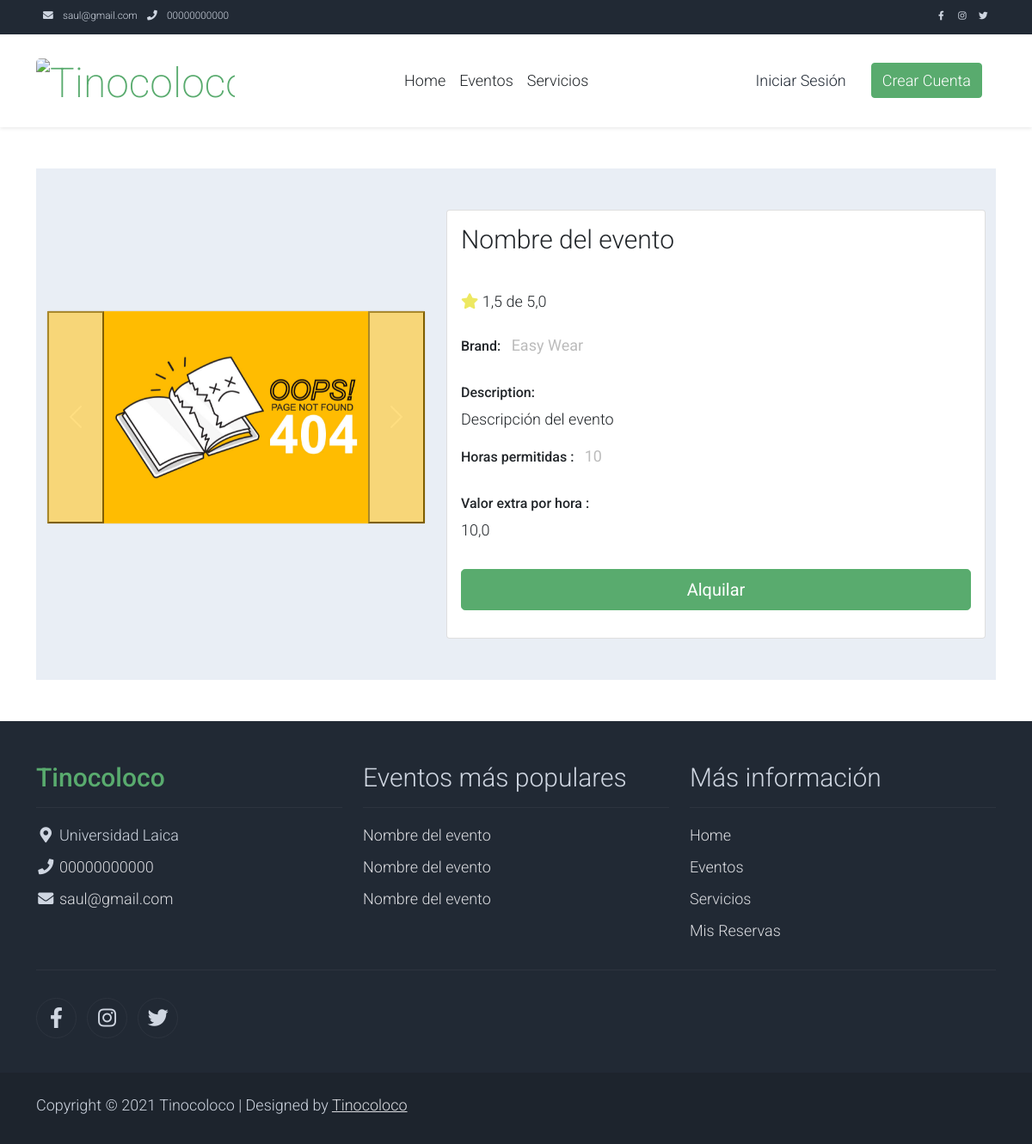
/eventos/1/, run on the app's committed database.
### negocio/models.py (models this page shows, shortened)
class ConfiguracionNegocio(models.Model):
    class Meta:
        verbose_name = "Configuración del Negocio"
        verbose_name_plural = "Configuraciones del Negocio"
    nombre = models.CharField(max_length=100, verbose_name="Nombre")
    logo = CloudinaryField("Logo", blank=True, null=True)
    direccion = models.CharField(max_length=200, verbose_name="Dirección")
    correo = models.EmailField(verbose_name="Correo Electrónico")
    telefono = models.CharField(max_length=15, verbose_name="Teléfono")
    pagina_web = models.URLField(blank=True, null=True, verbose_name="Página Web")
    red_social_facebook = models.URLField(
        blank=True, null=True, verbose_name="Red Social Facebook"
    )
    red_social_x = models.URLField(blank=True, null=True, verbose_name="Red Social X")
    red_social_instagram = models.URLField(
        blank=True, null=True, verbose_name="Red Social Instagram"
    )
    nombre_banco = models.CharField(max_length=50, verbose_name="Nombre del Banco")
    tipo_cuenta = models.CharField(max_length=20, verbose_name="Tipo de Cuenta")
    numero_cuenta = models.CharField(max_length=20, verbose_name="Número de Cuenta")
    objects = ConfiguracionNegocioManager()

### eventos/models/foto_evento.py (models this page shows, shortened)
class FotoEvento(models.Model):
    class Meta:
        verbose_name = "Foto del Evento"
        verbose_name_plural = "Fotos de los Eventos"
        ordering = ["fecha_publicacion"]
    evento = models.ForeignKey(
        Evento, on_delete=models.CASCADE, related_name="fotos", verbose_name="Evento"
    )
    foto = CloudinaryField("Foto", blank=True, null=True)
    descripcion = models.TextField(blank=True, null=True, verbose_name="Descripción")
    fecha_publicacion = models.DateTimeField(
        auto_now_add=True, verbose_name="Fecha de Publicación"
    )
    numero_likes = models.IntegerField(default=0, verbose_name="Número de Likes")

### eventos/models/evento.py (models this page shows)
class Evento(models.Model):
    class Meta:
        verbose_name = 'Evento'
        verbose_name_plural = 'Eventos'
    nombre = models.CharField(max_length=100, default='Nombre del evento', verbose_name='Nombre')
    descripcion = models.CharField(max_length=500, default='Descripción del evento', verbose_name='Descripción')
    valor_referencial = models.FloatField(default=0.0, verbose_name='Valor Referencial')
    numero_horas_permitidas = models.IntegerField(default=0, verbose_name='Número de Horas Permitidas')
    valor_extra_hora = models.FloatField(default=0.0, verbose_name='Valor Extra por Hora')
    tipo_evento = models.ForeignKey(TipoEvento, on_delete=models.CASCADE, verbose_name='Tipo de Evento')
    def __str__(self) -> str:
        return f"{self.nombre}"

### eventos/views.py (the view)
# urls.py: path("<int:id>/", views.evento_detalle, name="evento_detalle"),
def evento_detalle(request, id):
    evento = Evento.objects.filter(id=id).first()
    if not evento:
        return HttpResponseNotFound("Evento no encontrado")
    fotos = evento.fotos.all()
    calificaciones = evento.calificacion_evento.all()
    promedio_calificaciones = 0
    if calificaciones:
        promedio_calificaciones = sum(
            [calificacion.calificacion for calificacion in calificaciones]
        ) / len(calificaciones)
    return render(
        request,
        "eventos/detalle_evento.html",
        {
            "evento": evento,
            "promedio_range": range(0, int(promedio_calificaciones)),
            "promedio_calificaciones": promedio_calificaciones,
            "fotos": fotos,
        },
    )

### eventos/templates/eventos/detalle_evento.html
{% extends "eventos/layout/base.html" %}
{% load static %}
{% block content %}
{% include 'core/components/utils/detalle.html' with item=evento fotos=fotos promedio_range=promedio_range promedio_calificaciones=promedio_calificaciones %}
{% endblock %}

### core/templates/core/components/layout/nav.html
<nav class="navbar navbar-expand-lg bg-dark navbar-light d-none d-lg-block"
     id="templatemo_nav_top">
    <div class="container text-light">
        <div class="w-100 d-flex justify-content-between">
            <div>
                <i class="fa fa-envelope mx-2"></i>
                <a class="navbar-sm-brand text-light text-decoration-none"
                   href="mailto:info@company.com">{{ configuracion_negocio.correo }}</a>
                <i class="fa fa-phone mx-2"></i>
                <a class="navbar-sm-brand text-light text-decoration-none"
                   href="tel:010-020-0340">{{ configuracion_negocio.telefono }}</a>
            </div>
            <div>
                <a class="text-light"
                   href="{% if configuracion_negocio.pagina_web %}{{ configuracion_negocio.red_social_facebook }}{% else %}# {% endif %}"
                   target="_blank"
                   rel="sponsored"><i class="fab fa-facebook-f fa-sm fa-fw me-2"></i></a>
                <a class="text-light"
                   href="{% if configuracion_negocio.red_social_instagram %}{{ configuracion_negocio.red_social_instagram }}{% else %}# {% endif %}"
                   target="_blank"><i class="fab fa-instagram fa-sm fa-fw me-2"></i></a>
                <a class="text-light"
                   href="{% if configuracion_negocio.red_social_x %}{{ configuracion_negocio.red_social_x }}{% else %}# {% endif %}"
                   target="_blank"><i class="fab fa-twitter fa-sm fa-fw me-2"></i></a>
            </div>
        </div>
    </div>
</nav>

### core/templates/core/components/utils/detalle.html
<section class=" py-5">
    <div class="container " style="width: 100%;">
        <section class="bg-light">
            <div class="container pb-5">
                <div class="row">
                    <div class="col-lg-5 mt-5"
                        style="display: flex; justify-content: center; align-items: center; gap: 2em;">
                        <div class="card mb-3">
                            {% include 'core/components/utils/carrucel.html' with fotos=fotos %}
                        </div>
                    </div>
                    <div class="col-lg-7 mt-5">
                        <div class="card">
                            <div class="card-body">
                                <h1 class="h2">{{ item.nombre }}</h1>
                                <p class="h3 py-2">{{ valor_referencial }}</p>
                                <p class="py-2">
                                    {% for i in promedio_range %}
                                    <i class="fa fa-star text-warning"></i>
                                    {% endfor %}
                                    <span class="list-inline-item text-dark">{{ promedio_calificaciones }} de 5,0</span>
                                </p>
                                <ul class="list-inline">
                                    <li class="list-inline-item">
                                        <h6>Brand:</h6>
                                    </li>
                                    <li class="list-inline-item">
                                        <p class="text-muted"><strong>Easy Wear</strong></p>
                                    </li>
                                </ul>
                                <h6>Description:</h6>
                                <p>{{ item.descripcion }}</p>
                                <ul class="list-inline">
                                    <li class="list-inline-item">
                                        <h6>Horas permitidas :</h6>
                                    </li>
                                    <li class="list-inline-item">
                                        <p class="text-muted"><strong>{{ item.numero_horas_permitidas }}</strong></p>
                                    </li>
                                </ul>
                                <h6>Valor extra por hora :</h6>
                                <ul class="list-unstyled pb-3">
                                    <li>{{ item.valor_extra_hora }}</li>
                                </ul>
                                <form action="" method="GET">
                                    <div class="row pb-3">
                                        <div class="col d-grid">
                                            <button type="submit" class="btn btn-success btn-lg" name="submit"
                                                value="buy">Alquilar</button>
                                        </div>
                                    </div>
                                </form>
                            </div>
                        </div>
                    </div>
                </div>
            </div>
        </section>
    </div>
</section>

### core/templates/core/components/utils/carrucel.html (shortened to what this page needs)
{% load static %}
<div id="carouselExample" class="carousel slide">
    <div class="carousel-inner">
        {% if fotos %}
        {% for foto in fotos %}
        <div class="carousel-item {% if forloop.first %}active{% endif %}">
            <img class="d-block w-100"
                src="{% if foto.foto.url %}{{ foto.foto.url }}{% else %}{% static 'img/404.jpg' %}{% endif %}"
                alt="First slide">
        </div>
        {% endfor %}
        {% else %}
        <img class="d-block w-100" src="{% static 'img/404.jpg' %}" alt="First slide">
        {% endif %}
    </div>
    <button class="carousel-control-prev" type="button" data-bs-target="#carouselExample"
        data-bs-slide="prev">
        <span class="carousel-control-prev-icon" aria-hidden="true"></span>
    </button>
    <button class="carousel-control-next" type="button" data-bs-target="#carouselExample"
        data-bs-slide="next">
        <span class="carousel-control-next-icon" aria-hidden="true"></span>
    </button>
</div>

### core/templates/core/components/layout/footer.html (shortened to what this page needs)
{% load static %}
<footer class="bg-dark" id="tempaltemo_footer">
    <div class="container">
        <div class="row">
            <div class="col-md-4 pt-5">
                <h2 class="h2 text-success border-bottom pb-3 border-light logo">{{ configuracion_negocio.nombre }}</h2>
                <ul class="list-unstyled text-light footer-link-list">
                    <li>
                        <i class="fas fa-map-marker-alt fa-fw"></i>
                        {{ configuracion_negocio.direccion }}
                    </li>
                    <li>
                        <i class="fa fa-phone fa-fw"></i>
                        <a class="text-decoration-none" href="tel:{{ configuracion_negocio.telefono }}">{{ configuracion_negocio.telefono }}</a>
                    </li>
                    <li>
                        <i class="fa fa-envelope fa-fw"></i>
                        <a class="text-decoration-none" href="mailto:{{ configuracion_negocio.correo }}">{{ configuracion_negocio.correo }}</a>
                    </li>
                </ul>
            </div>
            <div class="col-md-4 pt-5">
                <h2 class="h2 text-light border-bottom pb-3 border-light">Eventos más populares</h2>
                <ul class="list-unstyled text-light footer-link-list">
                    {% for evento in eventos_mas_gustados %}
                        <li>
                            <a class="text-decoration-none" href="{% url 'eventos:evento_detalle' evento.id %}">{{ evento.nombre }}</a>
                        </li>
                    {% endfor %}
                </ul>
            </div>
            <div class="col-md-4 pt-5">
                <h2 class="h2 text-light border-bottom pb-3 border-light">Más información</h2>
                <ul class="list-unstyled text-light footer-link-list">
                    <li>
                        <a class="text-decoration-none" href="{% url 'core:home' %}">Home</a>
                    </li>
                    <li>
                        <a class="text-decoration-none" href="{% url 'eventos:eventos' %}">Eventos</a>
                    </li>
                    <li>
                        <a class="text-decoration-none" href="{% url 'servicios:servicios' %}">Servicios</a>
                    </li>
                    <li>
                        <a class="text-decoration-none" href="{% url 'alquileres:alquileres' %}">
                            {% if request.user.is_superuser %}
                                Reservas de eventos
                            {% else %}
                                Mis Reservas
                            {% endif %}
                        </a>
                    </li>
                </ul>
            </div>
        </div>
        <div class="row text-light mb-4">
            <div class="col-12 mb-3">
                <div class="w-100 my-3 border-top border-light"></div>
            </div>
            <div class="col-auto me-auto">
                <ul class="list-inline text-left footer-icons">
                    <li class="list-inline-item border border-light rounded-circle text-center">
                        <a class="text-light text-decoration-none"
                           target="_blank"
                           href="{% if configuracion_negocio.red_social_facebook %}{{ configuracion_negocio.red_social_facebook }}{% else %}# {% endif %}">
                            <i class="fab fa-facebook-f fa-lg fa-fw"></i>
                        </a>
                    </li>
                    <li class="list-inline-item border border-light rounded-circle text-center">
                        <a class="text-light text-decoration-none"
                           target="_blank"
                           href="{% if configuracion_negocio.red_social_instagram %}{{ configuracion_negocio.red_social_instagram }}{% else %}# {% endif %}">
                            <i class="fab fa-instagram fa-lg fa-fw"></i>
                        </a>
                    </li>
                    <li class="list-inline-item border border-light rounded-circle text-center">
                        <a class="text-light text-decoration-none"
                           target="_blank"
                           href="{% if configuracion_negocio.red_social_x %}{{ configuracion_negocio.red_social_x }}{% else %}# {% endif %}">
                            <i class="fab fa-twitter fa-lg fa-fw"></i>
                        </a>
                    </li>
                </ul>
            </div>
        </div>
    </div>
    <div class="w-100 bg-black py-3">
        <div class="container">
            <div class="row pt-2">
                <div class="col-12">
                    <p class="text-left text-light">
                        Copyright &copy; 2021 {{ configuracion_negocio.nombre }}
                        | Designed by <a rel="sponsored" href="https://templatemo.com" target="_blank">{{ configuracion_negocio.nombre }}</a>
                    </p>
                </div>
            </div>
        </div>
    </div>
</footer>

### data on the page
ConfiguracionNegocio: correo "saul@gmail.com", telefono "00000000000", nombre "Tinocoloco", direccion "Universidad Laica"
Evento: nombre "Nombre del evento", descripcion "Descripción del evento", numero_horas_permitidas "10", valor_extra_hora "10,0"
Evento: nombre "Nombre del evento"
Evento: nombre "Nombre del evento"

### other printed values
{{ promedio_calificaciones }} "1,5"
